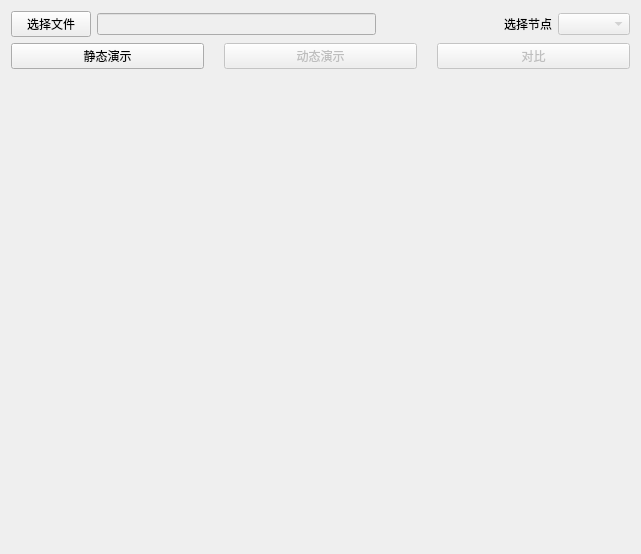
<?xml version="1.0" encoding="UTF-8"?>
<ui version="4.0">
 <class>NodePainter</class>
 <widget class="QWidget" name="NodePainter">
  <property name="geometry">
   <rect>
    <x>0</x>
    <y>0</y>
    <width>641</width>
    <height>554</height>
   </rect>
  </property>
  <property name="windowTitle">
   <string>HW-Node</string>
  </property>
  <property name="windowIcon">
   <iconset resource="hwlogo.qrc">
    <normaloff>:/new/prefix1/image/HWLogo.jpeg</normaloff>:/new/prefix1/image/HWLogo.jpeg</iconset>
  </property>
  <layout class="QVBoxLayout" name="verticalLayout_3" stretch="1,10">
   <item>
    <layout class="QVBoxLayout" name="verticalLayout_2">
     <item>
      <layout class="QVBoxLayout" name="verticalLayout">
       <property name="sizeConstraint">
        <enum>QLayout::SetFixedSize</enum>
       </property>
       <item>
        <layout class="QHBoxLayout" name="horizontalLayout_4" stretch="3,1,1">
         <property name="spacing">
          <number>6</number>
         </property>
         <property name="sizeConstraint">
          <enum>QLayout::SetDefaultConstraint</enum>
         </property>
         <item>
          <layout class="QHBoxLayout" name="horizontalLayout">
           <item>
            <widget class="QPushButton" name="pushButtonChooseFile">
             <property name="text">
              <string>选择文件</string>
             </property>
            </widget>
           </item>
           <item>
            <widget class="QLineEdit" name="lineEditFileDir">
             <property name="enabled">
              <bool>false</bool>
             </property>
            </widget>
           </item>
          </layout>
         </item>
         <item>
          <spacer name="horizontalSpacer">
           <property name="orientation">
            <enum>Qt::Horizontal</enum>
           </property>
           <property name="sizeHint" stdset="0">
            <size>
             <width>40</width>
             <height>20</height>
            </size>
           </property>
          </spacer>
         </item>
         <item>
          <layout class="QHBoxLayout" name="horizontalLayout_3">
           <item>
            <widget class="QLabel" name="label">
             <property name="enabled">
              <bool>true</bool>
             </property>
             <property name="layoutDirection">
              <enum>Qt::LeftToRight</enum>
             </property>
             <property name="text">
              <string>选择节点</string>
             </property>
             <property name="alignment">
              <set>Qt::AlignCenter</set>
             </property>
            </widget>
           </item>
           <item>
            <widget class="QComboBox" name="comboBox">
             <property name="enabled">
              <bool>false</bool>
             </property>
            </widget>
           </item>
          </layout>
         </item>
        </layout>
       </item>
      </layout>
     </item>
     <item>
      <layout class="QHBoxLayout" name="horizontalLayout_5" stretch="4">
       <property name="spacing">
        <number>20</number>
       </property>
       <item>
        <layout class="QHBoxLayout" name="horizontalLayout_2">
         <item>
          <widget class="QPushButton" name="pushButtonStaticDisplay">
           <property name="enabled">
            <bool>true</bool>
           </property>
           <property name="text">
            <string>静态演示</string>
           </property>
          </widget>
         </item>
         <item>
          <widget class="QPushButton" name="pushButtonDynamicDisplay">
           <property name="enabled">
            <bool>false</bool>
           </property>
           <property name="text">
            <string>动态演示</string>
           </property>
          </widget>
         </item>
         <item>
          <widget class="QPushButton" name="pushButtonContrast">
           <property name="enabled">
            <bool>false</bool>
           </property>
           <property name="text">
            <string>对比</string>
           </property>
          </widget>
         </item>
        </layout>
       </item>
      </layout>
     </item>
    </layout>
   </item>
   <item>
    <layout class="QGridLayout" name="gridLayout">
     <item row="0" column="0">
      <widget class="PaintChart" name="widgetCpu" native="true"/>
     </item>
     <item row="0" column="1">
      <widget class="PaintChart" name="widgetMem" native="true"/>
     </item>
     <item row="1" column="0">
      <widget class="PaintChart" name="widgetDisk" native="true"/>
     </item>
     <item row="1" column="1">
      <widget class="PaintChart" name="widgetNet" native="true"/>
     </item>
    </layout>
   </item>
  </layout>
 </widget>
 <customwidgets>
  <customwidget>
   <class>PaintChart</class>
   <extends>QWidget</extends>
   <header location="global">paintchart.h</header>
   <container>1</container>
  </customwidget>
 </customwidgets>
 <resources>
  <include location="hwlogo.qrc"/>
 </resources>
 <connections/>
</ui>
